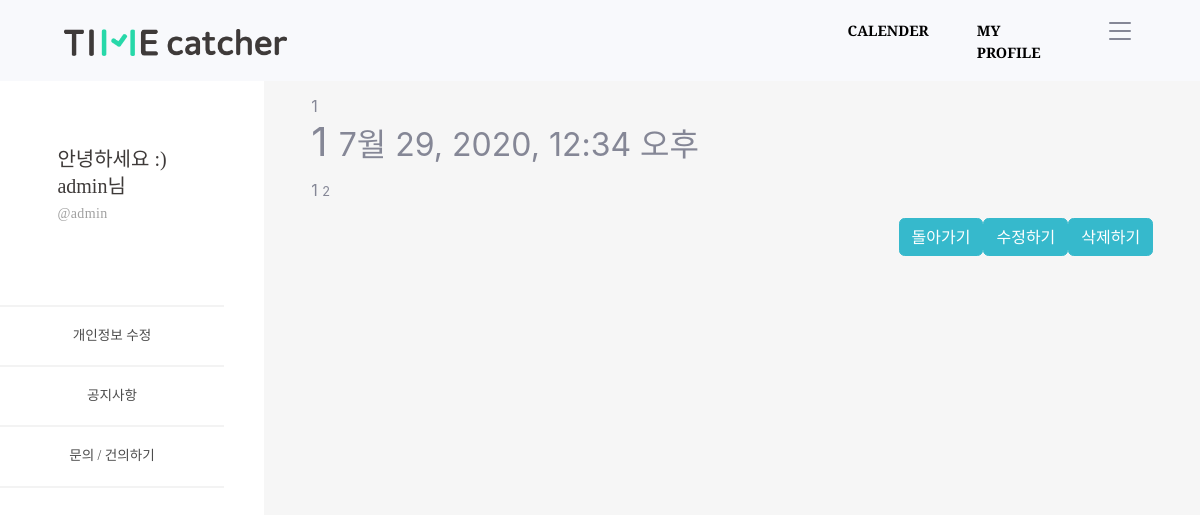
The app's page /timeApp/customer_detail/1 (signed in) with its own data.
### timeUser/models.py (models this page shows, shortened)
class Profile(models.Model):
    class Meta:
        verbose_name = 'Profile'
        verbose_name_plural = 'Profile'
    objects = models.Manager()
    user = models.OneToOneField(User, on_delete=models.CASCADE)
    nick = models.CharField(verbose_name='NickName', max_length=50, null=True, blank=True)
    birth_date = models.DateTimeField(null=True, blank=True)
    plan = models.IntegerField(default=0, null=True, blank=True)

### timeApp/models.py (models this page shows, shortened)
class Customer(models.Model):
    objects = models.Manager()
    c_user = models.ForeignKey(User, on_delete = models.CASCADE, null = True)
    c_title = models.CharField(max_length=100)
    c_body = models.TextField()
    c_hit = models.PositiveIntegerField(default=0)
    c_input_date = models.DateTimeField('date published', default=timezone.now)
    @property
    def update_counter(self):
        self.c_hit = self.c_hit + 1
        self.save()

### timeApp/views.py (the view)
# urls.py: path('customer_detail/<int:customer_id>', views.customer_detail, name='customer_detail'),
def customer_detail(request, customer_id):
    customers = get_object_or_404(Customer, pk=customer_id)
    conn_user = request.user
    conn_profile = Profile.objects.get(user=conn_user)
    context = {
        'id' : conn_user.username,
        'nick' : conn_profile.nick,
        'customers' : customers,
    }
    return render(request, 'customer_detail.html', context=context)

### timeApp/templates/customer_detail.html (shortened to what this page needs)
{% extends 'base_side.html' %}
{% load static %}
{% block content_side %}
<div id="content-wrapper" style="background-color: #f6f6f6;" class="d-flex justify-content-center">
  <div class="cantrion" style="margin-top: 10%; width: 90%;">
    {{ customers.id }}
    <h1 class="card-title pricing-card-title">{{ customers.c_title }} <small
        class="text-muted">{{ customers.c_input_date }}</small></h1>
    <p>{{ customers.c_body }} <small class="text-muted">{{ customers.c_hit }}</small></p>
    <div class="d-flex justify-content-end">
      <a href="{% url 'customer' %}" class="btn btn-info">돌아가기</a>
      <a href="{% url 'customer_update' customers.id %}" class="btn btn-info">수정하기</a>
      <a href="{% url 'customer_delete' customers.id %}" class="btn btn-info">삭제하기</a>
    </div>
  </div>
</div>
{% endblock %}

### timeProject/templates/base_side.html
{% extends 'base.html' %}
{% load static %}
{% block content %}
<div id="wrapper">
  <ul class="navbar-nav sidebar sidebar-dark accordion" id="accordionSidebar">
    <li class="nav-item active d-flex justify-content-center" style="margin-top: 65%; margin-bottom: 35%;">
      <div class="text-left">
        <a
          style="font-family: SDGtNeobUni-gEb; font-size: 20px; font-weight: normal; font-stretch: normal; font-style: normal; line-height: 1.35; letter-spacing: normal; text-align: left; color: #3e3a39;">안녕하세요
          :)</a>
        <br>
        <a
          style="font-family: SDGtNeobUni-gEb; font-size: 20px; font-weight: normal; font-stretch: normal; font-style: normal; line-height: 1.35; letter-spacing: normal; text-align: left; color: #3e3a39;">{{ nick }}님</a>
        <br>
        <a
          style=" font-family: SDGtNeobUni-bLt; font-size: 14px; font-weight: normal; font-stretch: normal; font-style: normal; line-height: 1.93; letter-spacing: normal; text-align: left; color: #a0a0a0; letter-spacing: 0.38px;">@{{ nick }}</a>
      </div>
    </li>
    <a>
      <hr style="border: solid 1px #f3f3f3;" class="mb-0 mt-0"></a>
    <li class="nav-item active">
      <a class="nav-link" href="{% url 'profile_update' %}" style="font-family: SDGtNeobUni-bLt;
              font-size: 14px;
              font-weight: normal;
              font-stretch: normal;
              font-style: normal;
              line-height: 1.93;
              letter-spacing: normal;
              text-align: left;
              color: #4c4c4c;">
        <span class="d-flex align-items-center justify-content-center">개인정보 수정</span></a>
    </li>
    <a>
      <hr style="border: solid 1px #f3f3f3;" class="mb-0 mt-0"></a>
    <li class="nav-item active">
      <a class="nav-link" href="{% url 'notices' %}" style="font-family: SDGtNeobUni-bLt;
              font-size: 14px;
              font-weight: normal;
              font-stretch: normal;
              font-style: normal;
              line-height: 1.93;
              letter-spacing: normal;
              text-align: left;
              color: #4c4c4c;">
        <span class="d-flex align-items-center justify-content-center">공지사항</span></a>
    </li>
    <a>
      <hr style="border: solid 1px #f3f3f3;" class="mb-0 mt-0"></a>
    <li class="nav-item active">
      <a class="nav-link" href="{% url 'customer' %}" style="font-family: SDGtNeobUni-bLt;
              font-size: 14px;
              font-weight: normal;
              font-stretch: normal;
              font-style: normal;
              line-height: 1.93;
              letter-spacing: normal;
              text-align: left;
              color: #4c4c4c;">
        <span class="d-flex align-items-center justify-content-center">문의 / 건의하기</span></a>
    </li>
    <a>
      <hr style="border: solid 1px #f3f3f3;" class="mb-0 mt-0"></a>
  </ul>
  {% block content_side %}
  {% endblock %}
</div>
{% endblock %}

### records on screen
Profile: nick "admin"
Customer: id "1", c_title "1", c_input_date "7월 29, 2020, 12:34 오후", c_body "1", c_hit "2"
